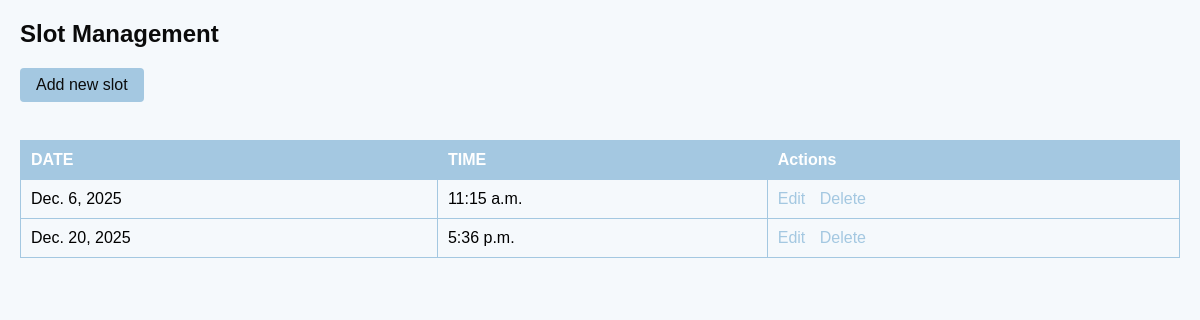
Screenshot of /Addandmanageslot with the database file from the repository.
### RenalGuideApp/models.py (models this page shows)
class SlotTable(models.Model):
    date=models.DateField(null=True,blank=True)
    time=models.TimeField(null=True,blank=True)
    availability=models.CharField(max_length=30,null=True,blank=True)

### RenalGuideApp/views.py (the view)
# urls.py: path('Addandmanageslot', Addandmanageslot.as_view(), name="Addandmanageslot"),
class Addandmanageslot(View):
     def get(self, request):
        c=SlotTable.objects.all()
        return render(request, 'administration/Addandmanageslot.html',{'slot':c})

### templates/administration/Addandmanageslot.html (shortened to what this page needs)
<!DOCTYPE html>
<html lang="en">
<head>
</head>
<body>
    <h2>Slot Management</h2>
    <button class="btn" onclick="window.location='/AddSlot'">Add new slot</button><br><br>
    <table>
        <thead>
            <tr>
                <th>DATE</th>
                <th>TIME</th>
                <th>Actions</th>
            </tr>
        </thead>
        <tbody>
            {% for i in slot %}
            <tr>
                <td><span>{{ i.date }}</span></td>
                <td><span>{{ i.time }}</span></td>
                <td>
                    <span>
                        <a href="/EditSlot/{{ i.id }}">Edit</a>
                        <a href="/DeleteSlot/{{ i.id }}" onclick="return confirm('Are you sure you want to delete')">Delete</a>
                    </span>
                </td>
            </tr>
            {% endfor %}
        </tbody>
    </table>
</body>
</html>

### templates/administration/Addandmanageslot.html (style rules this page uses)
body { font-family: Arial, sans-serif; background-color: #f5f9fc; color: #A4C8E1; margin: 20px; }
h2 { color: #0b0b0b; }
.btn { background-color: #A4C8E1; color: rgb(12, 12, 12); padding: 8px 16px; border: none; border-radius: 4px; cursor: pointer; font-size: 16px; }
table { width: 100%; border-collapse: collapse; margin-top: 20px; }
th, td { border: 1px solid #A4C8E1; padding: 10px; text-align: left; }
th { background-color: #A4C8E1; color: white; }
td span { color: black; }
a { color: #A4C8E1; text-decoration: none; margin-right: 10px; }

### rows the page displays
SlotTable: date "Dec. 6, 2025", time "11:15 a.m."
SlotTable: date "Dec. 20, 2025", time "5:36 p.m."
